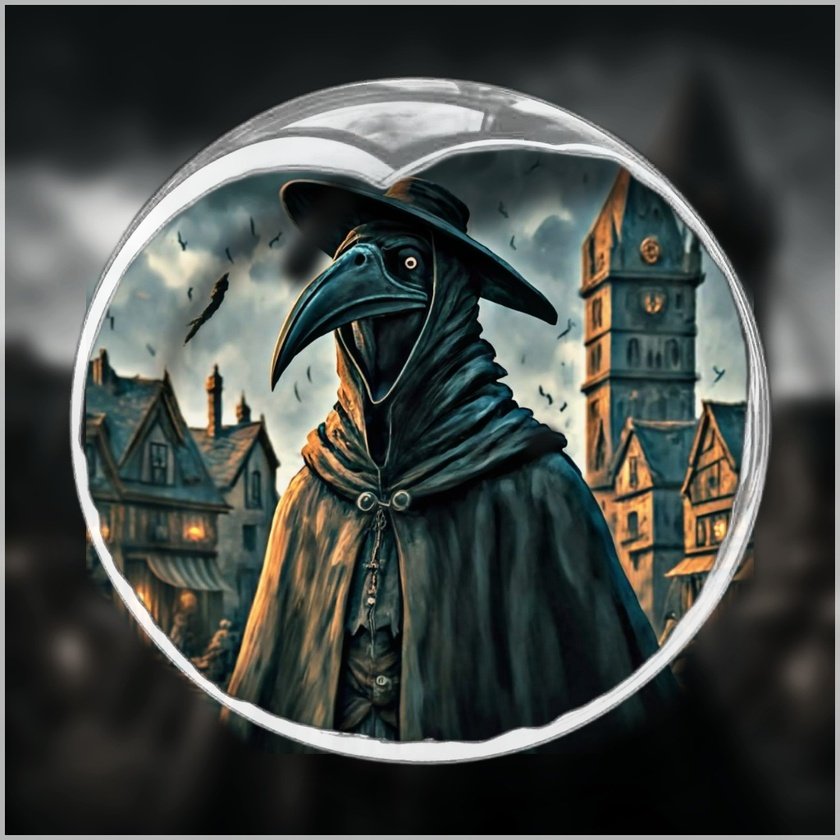
#> input picture 01.jpg, 840 x 840 px, shrunk from 1024 x 1024 before the run
$ python main.py
#> lines starting #> are read from the running program, lines starting #| are printed output that depends on the picture
from PIL import Image, ImageDraw, ImageFont

# Abra a imagem
imagem = Image.open("01.jpg")
#> imagem is the input picture: PIL image 840x840 RGB; mean R, G, B 69.1, 73.9, 70.4

# Crie um objeto de desenho
draw = ImageDraw.Draw(imagem)

# Defina a fonte e o tamanho do texto (fonte padrão do Pillow, tamanho 36)
fonte = ImageFont.load_default().font_variant(size=15)

# Defina a posição e o texto a ser adicionado
posicao = (257, 43)
texto = "Texto a ser adicionado"

# Adicione o texto à imagem
draw.text(posicao, texto, fill="white", font=fonte)

# Salve a imagem modificada
imagem.save("imagem_modificada.jpg")
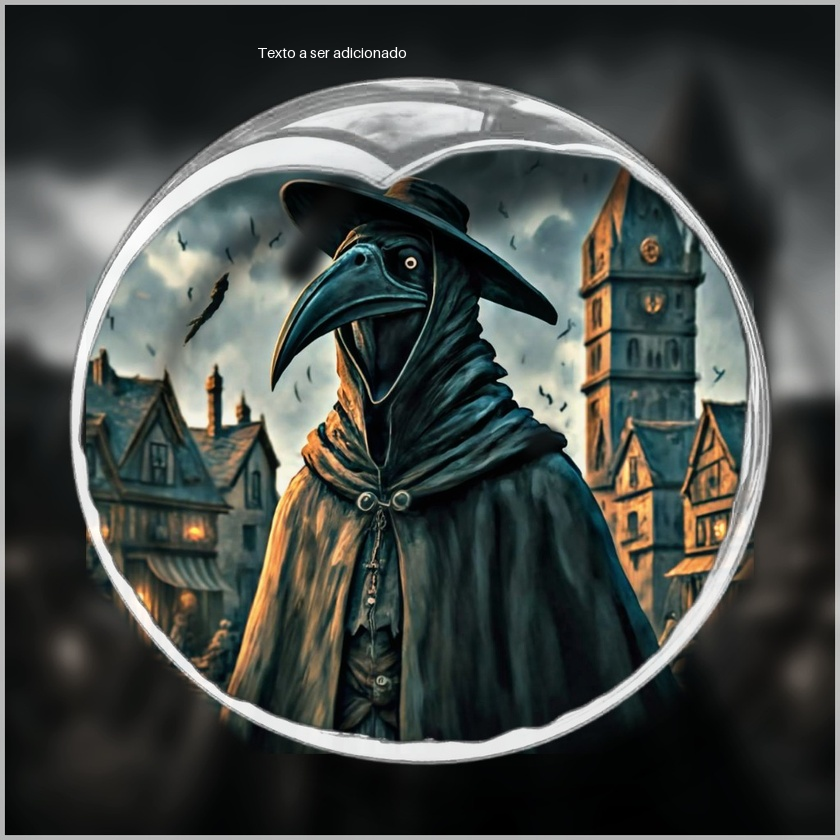
#> saved as imagem_modificada.jpg: PIL image 840x840 RGB; mean R, G, B 69.3, 74, 70.6
